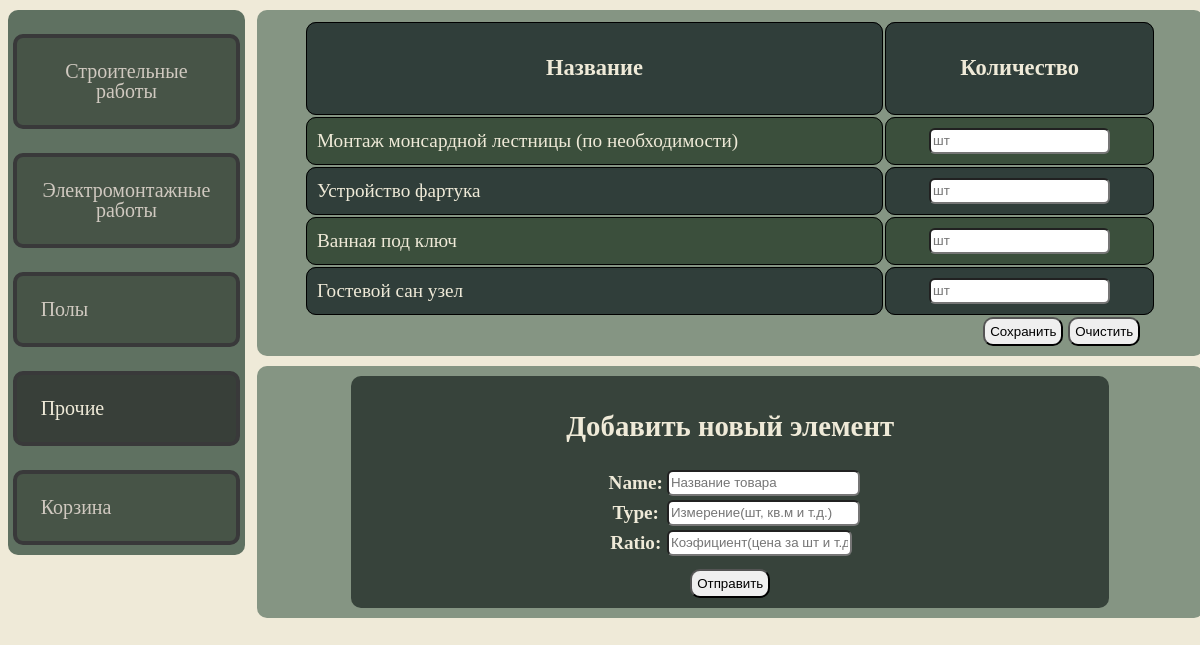
Page /others/ on the committed database.
### firstapp/models.py (models this page shows)
class Person(models.Model):
    name = models.CharField(max_length=30)
    type = models.CharField(max_length=10)
    str = models.IntegerField()
    value = models.IntegerField()
    ratio = models.IntegerField()

### firstapp/views.py (the view, shortened to what this page needs)
# urls.py: path('others/', views.others, name='other'),
def others(request):
    str = 4
    userform = UserForm()
    scrform = SecretForm()
    data = {
        'stritems': GetQwerySetTOListElementsBySTR(str),
        'form': userform,
        'sform': scrform
    }
    return render(request, "other.html", context=data)

### firstapp/forms.py
class UserForm(forms.Form):
    name = forms.CharField()
    type = forms.CharField()
    ratio = forms.CharField()

class SecretForm(forms.Form):
    mas = forms.CharField()

### firstapp/views.py (called while the page is built)
def GetQwerySetTOListElementsBySTR(str1):
    stritems = Person.objects.values()
    liststritems = []
    for elem in stritems:
        str = elem['str']
        if str == str1:
            liststritems.append([elem['name'], elem['type']])
    return liststritems

### templates/other.html (shortened to what this page needs)
<!DOCTYPE html>
{% load static %}
<html>
<head>
    <link rel="stylesheet" href='{% static "css/css.css" %}'>
</head>
<body>
    <header>
        <a href="/">Строительные работы</a>
        <a href="/electr/">Электромонтажные работы</a>
        <a href="/pol/">Полы</a>
        <a href="/others/" class="activeheader">Прочие</a>
        <a href="/cart/">Корзина</a>
    </header>
    <div class="catalog">
        <table class="ctgtable">
            <tr>
                <td style="text-align: center"><h3>Название</h3></td>
                <td style="text-align: center"><h3>Количество</h3></td>
            </tr>
            {% for elem in stritems %}
                <tr calss = "ctgtr">
                    <td class="itemstr">{{ elem.0 }}</td>
                    <td class="inputtd">
                        <input type="number" class="inputstr" placeholder={{ elem.1 }}>
                    </td>
                </tr>
            {% endfor %}
        </table>
        <div class="sformdiv">
            <form method="POST">
                <input type="submit" class="sbutton" name="savevals" value="Сохранить" onclick="getElemVals()">
                <input type="submit" class="sbutton" name="resetvals" value="Очистить" onclick="resetElemVals()">
            </form>
        </div>
    </div>
    <div class="catalog" style="text-align: center">
        <div class="formdiv">
            <h2>Добавить новый элемент</h2>
            <form method="POST" class="form2">
                <table class="tbaddem">
                    {{ form }}
                </table>
                <input type="submit" class="button" name="addnewelem" value="Отправить">
            </form>
        </div>
    </div>
</body>
</html>

### static/css/css.css (style rules this page uses)
body { background-color: #EFEAD8; }
@media (min-width: 1010px) { header { width: 20%; height: 50%; padding-bottom: 5px; background-color: #5F7161; text-align: center; position: relative; top: 0; overflow: hidden; border-radius: 10px; float: left; } }
@media (min-width: 1010px) { header a { color: #D0C9C0; display: grid; font-size: 20px; display: inline-block; padding: 10%; line-height: 1; text-decoration: none; border: 4px solid #39393A; border-radius: 10px; display: flex; margin: 5px; margin-top: 10%; background-color: #475447; } }
@media (min-width: 1010px) { .catalog { width: 80%; font-size: larger; background-color: #859583; border-radius: 10px; margin-top: 10px; padding-top: 10px; margin-left: 21%; padding-bottom: 10px; color: #EFEAD8; } }
.activeheader { color: #EFEAD8; border: 4px solid #39393A; border-radius: 10px; background-color: #383f39; }
.inputtd { text-align: center; }
table .inputstr { width: 70%; }
table input { border-radius: 6px; height: 20px; }
.ctgtable { width: 90%; margin-left: auto; margin-right: auto; }
.ctgtable td { margin-top: 0px; padding: 10px; border: 1px solid black; border-radius: 10px; }
.formdiv { background-color: #37433b; border-radius: 10px; padding-top: 10px; padding-bottom: 10px; color: #EFEAD8; width: 80%; margin-left: auto; margin-right: auto; }
.tbaddem { margin-left: auto; margin-right: auto; margin-bottom: 10px; }
.button { border-radius: 10px; padding: 5px; }
.sbutton { border-radius: 10px; padding: 5px; }
.sformdiv { margin-left: 70%; text-align: center; }
table #id_name { width: 100%; }
table #id_type { width: 100%; }

### rows in the picture
Person: name "Монтаж монсардной лестницы (по необходимости)", type "шт"
Person: name "Устройство фартука", type "шт"
Person: name "Ванная под ключ", type "шт"
Person: name "Гостевой сан узел", type "шт"
